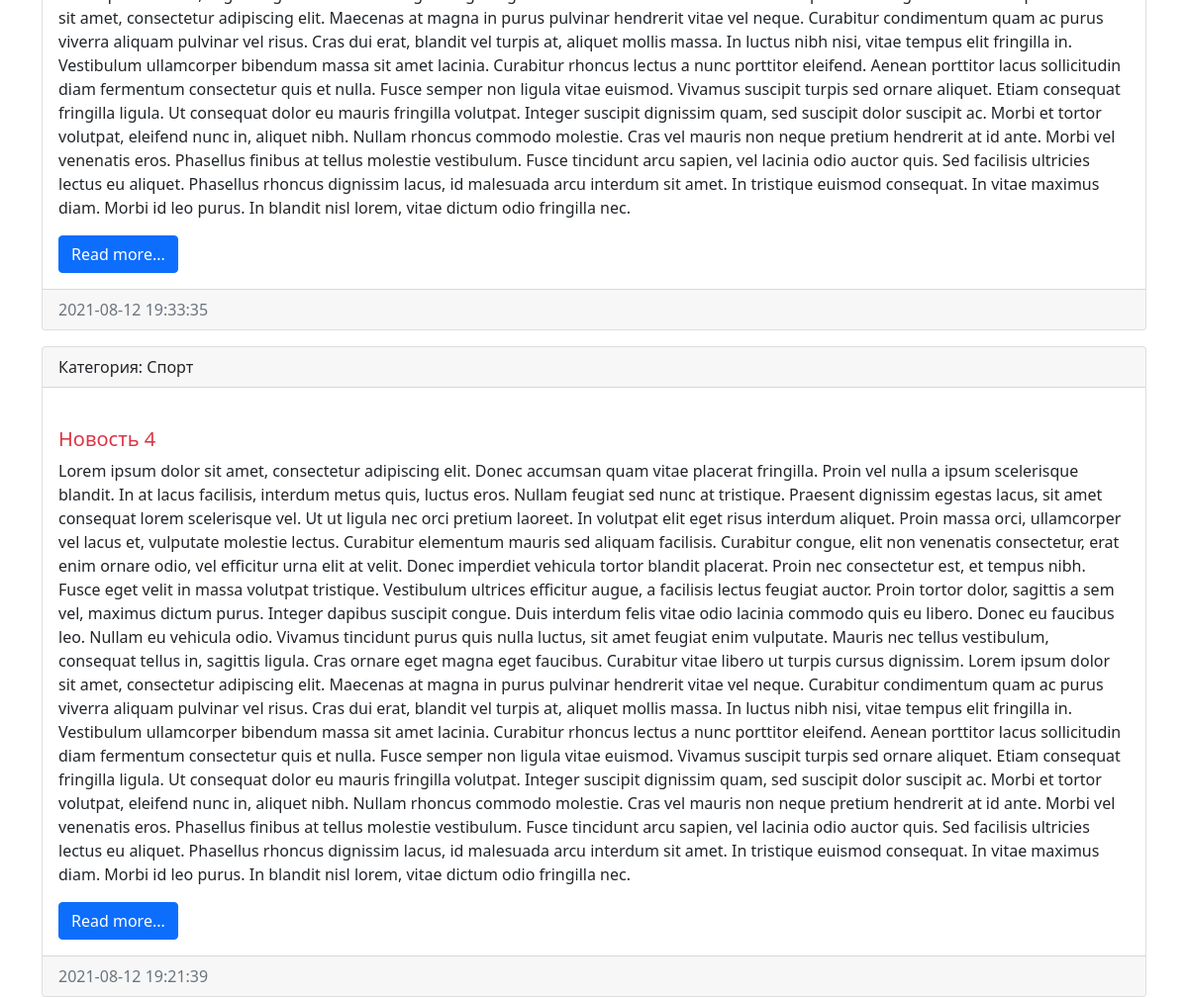
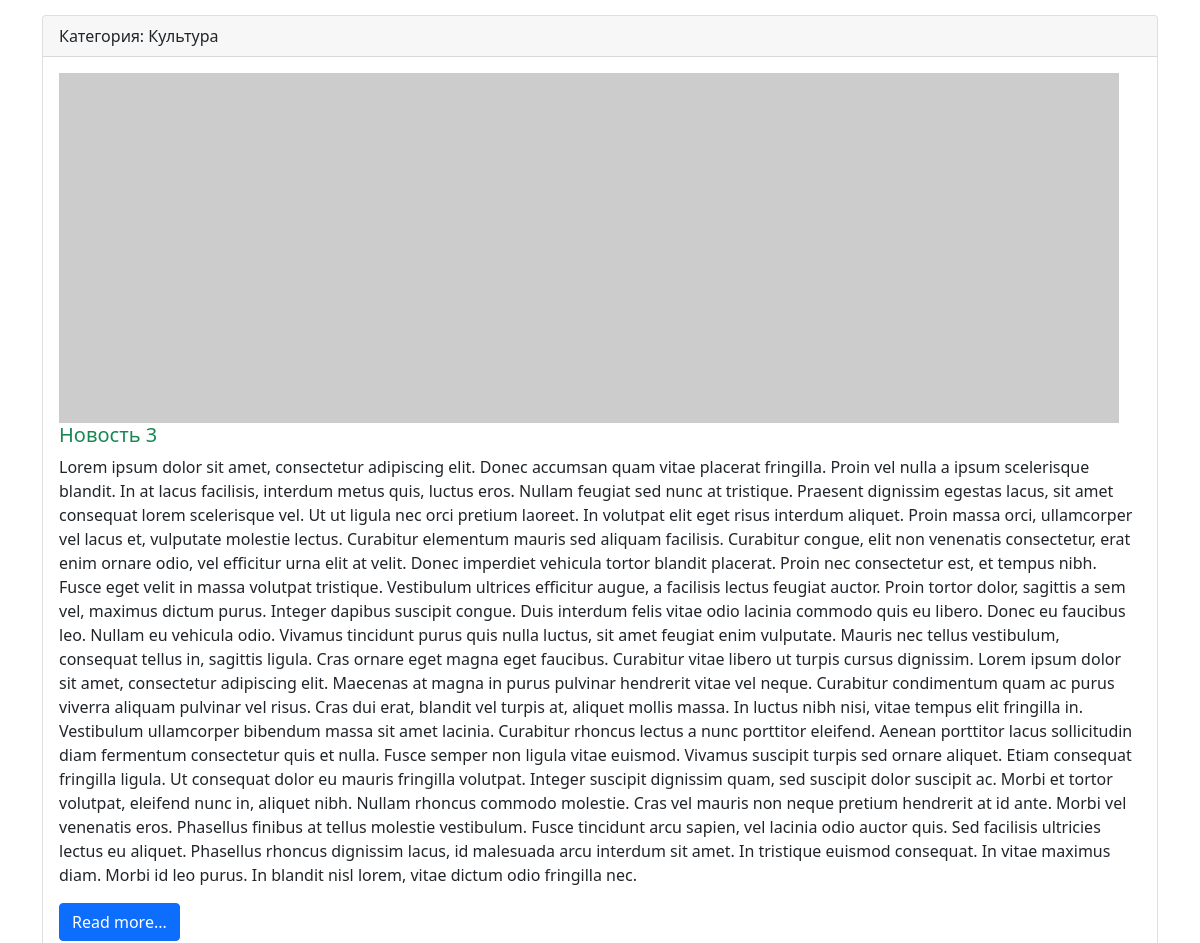
Before: / (middle part) with the older database file (2 pictures, top to bottom).
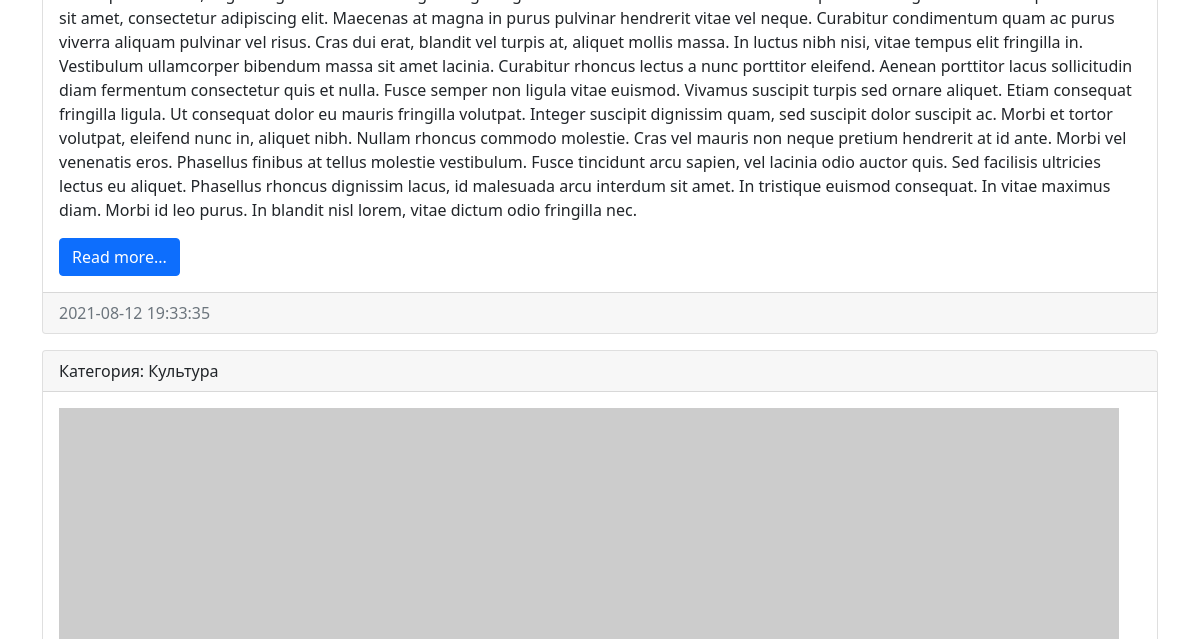
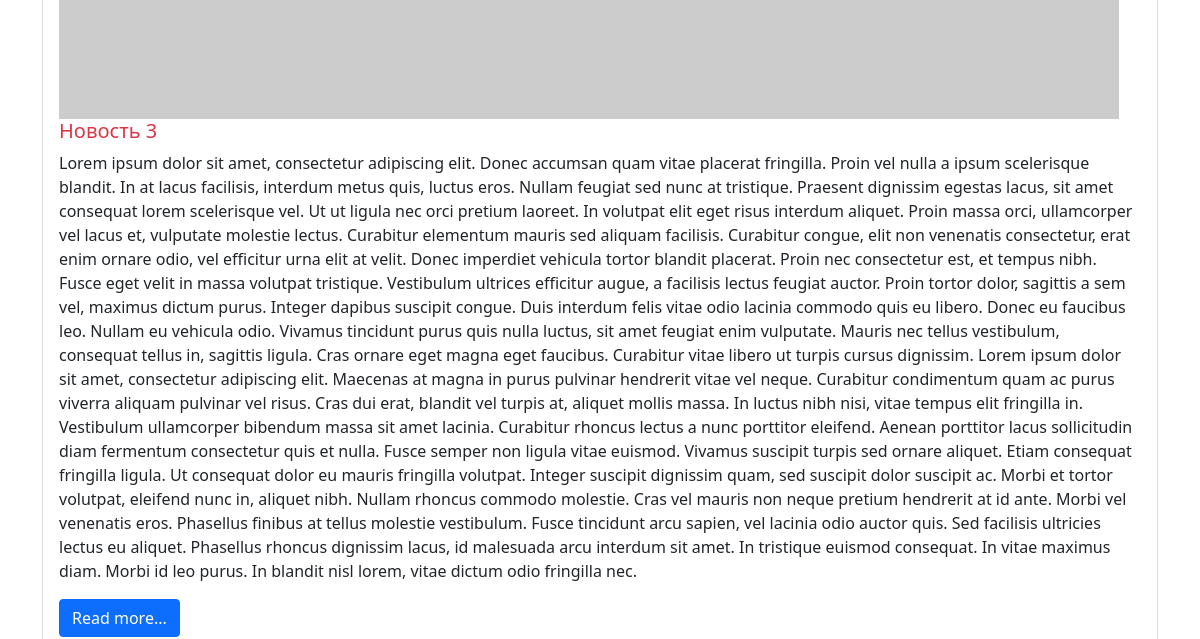
After: the same page with the newer database file (2 pictures, top to bottom).
### news/models.py (models this page shows, shortened)
class News(models.Model):
    title = models.CharField(max_length=150, verbose_name='Наименование')
    content = models.TextField(blank=True, verbose_name='Контент')
    created_at = models.DateTimeField(auto_now_add=True, verbose_name='Дата публикации ')
    updated_at = models.DateTimeField(auto_now=True, verbose_name='Обновлено')
    photo = models.ImageField(upload_to='photos/%Y/%m/%d/', verbose_name='Фото', blank=True)
    is_published = models.BooleanField(default=True, verbose_name='Опубликовано')
    category = models.ForeignKey('Category', on_delete=models.PROTECT, null=True, verbose_name='Категория')
    class Meta:
        verbose_name = 'Новость'
        verbose_name_plural = 'Новости'
        ordering = ['-created_at']

class Category(models.Model):
    title = models.CharField(max_length=150, db_index=True, verbose_name='Наименование категории')
    def __str__(self):
        return self.title
    class Meta:
        verbose_name = 'Категория'
        verbose_name_plural = 'Категории'
        ordering = ['title']

### news/views.py (the view)
# urls.py: path('', index),
def index(request):
    news = News.objects.all()
    return render(request, 'news/index.html', {'news': news, 'title': 'Список новостей'})

### news/templates/news/index.html (shortened to what this page needs)
<!doctype html>
<html lang="en">
<head>
    <link href="https://cdn.jsdelivr.net/npm/bootstrap@5.1.0/dist/css/bootstrap.min.css" rel="stylesheet"
>
</head>
<body>
<div class="container mt-3">
    <div class="row">
        <div class="col-md-12">
            {% for item in news %}
                <div class="card mb-3">
                    <div class="card-header">
                        Категория: {{ item.category }}
                    </div>
                    <div class="card-body">
                        <div class="media">
                            {% if item.photo %}
                                <img src="{{ item.photo.url }}" alt="" width="350" class="mr-3">
                            {% else %}
                                <img src="https://picsum.photos/id/1060/350/235 /?blur=2" alt="" class="mr-3">
                            {% endif %}
                            <div class="media-body">
                                <h5 class="card-title {% cycle 'text-danger' 'text-success' %}">{{ item.title }}</h5>
                                <p class="card-text">{{ item.content }}</p>
                                <a href="#" class="btn btn-primary">Read more...</a>
                            </div>
                        </div>
                    </div>
                    <div class="card-footer text-muted">
                        {{ item.created_at|date:"Y-m-d H:i:s" }}
                    </div>
                </div>
            {% endfor %}
        </div>
    </div>
</div>
</body>
</html>

Changed rows visible on the page:
removed News: category "Спорт", title "Новость 4", content "Lorem ipsum dolor sit amet, consectetur adipiscing elit. Donec accumsan quam vitae placerat fringilla. Proin vel nulla a ipsum scelerisque blandit. In at lacus facilisis, interdum metus quis, luctus eros. Nullam feugiat sed nunc at tristique. Praesent dignissim egestas lacus, sit amet consequat lorem scelerisque vel. Ut ut ligula nec orci pretium laoreet. In volutpat elit eget risus interdum aliquet. Proin massa orci, ullamcorper vel lacus et, vulputate molestie lectus. Curabitur elementum mauris sed aliquam facilisis. Curabitur congue, elit non venenatis consectetur, erat enim ornare odio, vel efficitur urna elit at velit. Donec imperdiet vehicula tortor blandit placerat. Proin nec…", created_at "2021-08-12 19:21:39"
